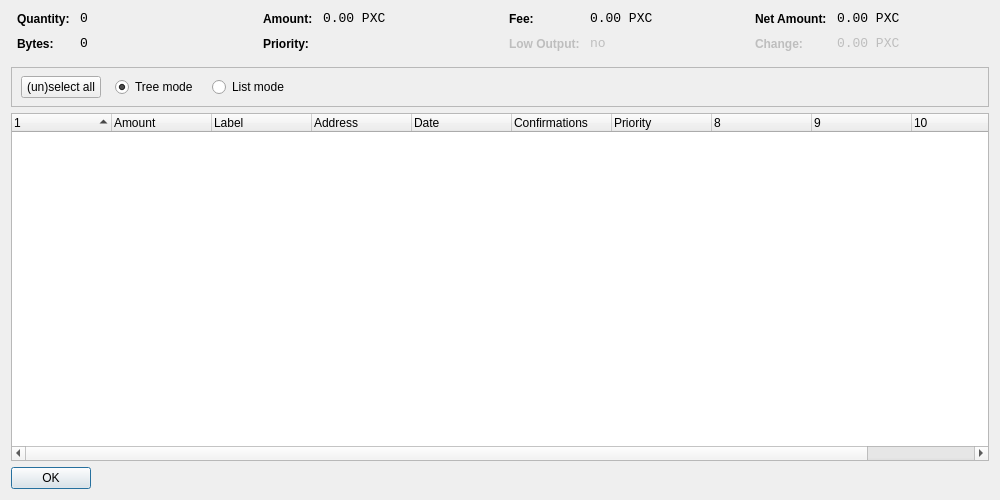
<?xml version="1.0" encoding="UTF-8"?>
<ui version="4.0">
 <class>CoinControl</class>
 <widget class="QDialog" name="CoinControl">
  <property name="geometry">
   <rect>
    <x>0</x>
    <y>0</y>
    <width>1000</width>
    <height>500</height>
   </rect>
  </property>
  <property name="windowTitle">
   <string>Coin Control</string>
  </property>
  <layout class="QVBoxLayout" name="verticalLayout">
   <item>
    <layout class="QHBoxLayout" name="horizontalLayoutTop" stretch="0,0,0,0">
     <property name="topMargin">
      <number>0</number>
     </property>
     <property name="bottomMargin">
      <number>10</number>
     </property>
     <item>
      <layout class="QFormLayout" name="formLayoutCoinControl1">
       <property name="horizontalSpacing">
        <number>10</number>
       </property>
       <property name="verticalSpacing">
        <number>10</number>
       </property>
       <property name="leftMargin">
        <number>6</number>
       </property>
       <property name="rightMargin">
        <number>6</number>
       </property>
       <item row="0" column="0">
        <widget class="QLabel" name="labelCoinControlQuantityText">
         <property name="styleSheet">
          <string notr="true">font-weight:bold;</string>
         </property>
         <property name="text">
          <string>Quantity:</string>
         </property>
        </widget>
       </item>
       <item row="0" column="1">
        <widget class="QLabel" name="labelCoinControlQuantity">
         <property name="font">
          <font>
           <family>Monospace</family>
           <pointsize>10</pointsize>
          </font>
         </property>
         <property name="cursor">
          <cursorShape>IBeamCursor</cursorShape>
         </property>
         <property name="contextMenuPolicy">
          <enum>Qt::ActionsContextMenu</enum>
         </property>
         <property name="text">
          <string notr="true">0</string>
         </property>
         <property name="textInteractionFlags">
          <set>Qt::LinksAccessibleByMouse|Qt::TextSelectableByKeyboard|Qt::TextSelectableByMouse</set>
         </property>
        </widget>
       </item>
       <item row="1" column="0">
        <widget class="QLabel" name="labelCoinControlBytesText">
         <property name="styleSheet">
          <string notr="true">font-weight:bold;</string>
         </property>
         <property name="text">
          <string>Bytes:</string>
         </property>
        </widget>
       </item>
       <item row="1" column="1">
        <widget class="QLabel" name="labelCoinControlBytes">
         <property name="font">
          <font>
           <family>Monospace</family>
           <pointsize>10</pointsize>
          </font>
         </property>
         <property name="cursor">
          <cursorShape>IBeamCursor</cursorShape>
         </property>
         <property name="contextMenuPolicy">
          <enum>Qt::ActionsContextMenu</enum>
         </property>
         <property name="text">
          <string notr="true">0</string>
         </property>
         <property name="textInteractionFlags">
          <set>Qt::LinksAccessibleByMouse|Qt::TextSelectableByKeyboard|Qt::TextSelectableByMouse</set>
         </property>
        </widget>
       </item>
      </layout>
     </item>
     <item>
      <layout class="QFormLayout" name="formLayoutCoinControl2">
       <property name="horizontalSpacing">
        <number>10</number>
       </property>
       <property name="verticalSpacing">
        <number>10</number>
       </property>
       <property name="leftMargin">
        <number>6</number>
       </property>
       <property name="rightMargin">
        <number>6</number>
       </property>
       <item row="0" column="0">
        <widget class="QLabel" name="labelCoinControlAmountText">
         <property name="styleSheet">
          <string notr="true">font-weight:bold;</string>
         </property>
         <property name="text">
          <string>Amount:</string>
         </property>
        </widget>
       </item>
       <item row="0" column="1">
        <widget class="QLabel" name="labelCoinControlAmount">
         <property name="font">
          <font>
           <family>Monospace</family>
           <pointsize>10</pointsize>
          </font>
         </property>
         <property name="cursor">
          <cursorShape>IBeamCursor</cursorShape>
         </property>
         <property name="contextMenuPolicy">
          <enum>Qt::ActionsContextMenu</enum>
         </property>
         <property name="text">
          <string notr="true">0.00 PXC</string>
         </property>
         <property name="textInteractionFlags">
          <set>Qt::LinksAccessibleByMouse|Qt::TextSelectableByKeyboard|Qt::TextSelectableByMouse</set>
         </property>
        </widget>
       </item>
       <item row="1" column="0">
        <widget class="QLabel" name="labelCoinControlPriorityText">
         <property name="styleSheet">
          <string notr="true">font-weight:bold;</string>
         </property>
         <property name="text">
          <string>Priority:</string>
         </property>
        </widget>
       </item>
       <item row="1" column="1">
        <widget class="QLabel" name="labelCoinControlPriority">
         <property name="font">
          <font>
           <family>Monospace</family>
           <pointsize>10</pointsize>
          </font>
         </property>
         <property name="cursor">
          <cursorShape>IBeamCursor</cursorShape>
         </property>
         <property name="contextMenuPolicy">
          <enum>Qt::ActionsContextMenu</enum>
         </property>
         <property name="text">
          <string/>
         </property>
         <property name="textInteractionFlags">
          <set>Qt::LinksAccessibleByMouse|Qt::TextSelectableByKeyboard|Qt::TextSelectableByMouse</set>
         </property>
        </widget>
       </item>
      </layout>
     </item>
     <item>
      <layout class="QFormLayout" name="formLayoutCoinControl3">
       <property name="horizontalSpacing">
        <number>10</number>
       </property>
       <property name="verticalSpacing">
        <number>10</number>
       </property>
       <property name="leftMargin">
        <number>6</number>
       </property>
       <property name="rightMargin">
        <number>6</number>
       </property>
       <item row="0" column="0">
        <widget class="QLabel" name="labelCoinControlFeeText">
         <property name="styleSheet">
          <string notr="true">font-weight:bold;</string>
         </property>
         <property name="text">
          <string>Fee:</string>
         </property>
        </widget>
       </item>
       <item row="0" column="1">
        <widget class="QLabel" name="labelCoinControlFee">
         <property name="font">
          <font>
           <family>Monospace</family>
           <pointsize>10</pointsize>
          </font>
         </property>
         <property name="cursor">
          <cursorShape>IBeamCursor</cursorShape>
         </property>
         <property name="contextMenuPolicy">
          <enum>Qt::ActionsContextMenu</enum>
         </property>
         <property name="text">
          <string notr="true">0.00 PXC</string>
         </property>
         <property name="textInteractionFlags">
          <set>Qt::LinksAccessibleByMouse|Qt::TextSelectableByKeyboard|Qt::TextSelectableByMouse</set>
         </property>
        </widget>
       </item>
       <item row="1" column="0">
        <widget class="QLabel" name="labelCoinControlLowOutputText">
         <property name="enabled">
          <bool>false</bool>
         </property>
         <property name="styleSheet">
          <string notr="true">font-weight:bold;</string>
         </property>
         <property name="text">
          <string>Low Output:</string>
         </property>
        </widget>
       </item>
       <item row="1" column="1">
        <widget class="QLabel" name="labelCoinControlLowOutput">
         <property name="enabled">
          <bool>false</bool>
         </property>
         <property name="font">
          <font>
           <family>Monospace</family>
           <pointsize>10</pointsize>
          </font>
         </property>
         <property name="cursor">
          <cursorShape>IBeamCursor</cursorShape>
         </property>
         <property name="contextMenuPolicy">
          <enum>Qt::ActionsContextMenu</enum>
         </property>
         <property name="text">
          <string>no</string>
         </property>
         <property name="textInteractionFlags">
          <set>Qt::LinksAccessibleByMouse|Qt::TextSelectableByKeyboard|Qt::TextSelectableByMouse</set>
         </property>
        </widget>
       </item>
      </layout>
     </item>
     <item>
      <layout class="QFormLayout" name="formLayoutCoinControl4">
       <property name="horizontalSpacing">
        <number>10</number>
       </property>
       <property name="verticalSpacing">
        <number>10</number>
       </property>
       <property name="leftMargin">
        <number>6</number>
       </property>
       <property name="rightMargin">
        <number>6</number>
       </property>
       <item row="0" column="0">
        <widget class="QLabel" name="labelCoinControlNetAmountText">
         <property name="styleSheet">
          <string notr="true">font-weight:bold;</string>
         </property>
         <property name="text">
          <string>Net Amount:</string>
         </property>
        </widget>
       </item>
       <item row="0" column="1">
        <widget class="QLabel" name="labelCoinControlNetAmount">
         <property name="font">
          <font>
           <family>Monospace</family>
           <pointsize>10</pointsize>
          </font>
         </property>
         <property name="cursor">
          <cursorShape>IBeamCursor</cursorShape>
         </property>
         <property name="contextMenuPolicy">
          <enum>Qt::ActionsContextMenu</enum>
         </property>
         <property name="text">
          <string notr="true">0.00 PXC</string>
         </property>
         <property name="textInteractionFlags">
          <set>Qt::LinksAccessibleByMouse|Qt::TextSelectableByKeyboard|Qt::TextSelectableByMouse</set>
         </property>
        </widget>
       </item>
       <item row="1" column="0">
        <widget class="QLabel" name="labelCoinControlChangeText">
         <property name="enabled">
          <bool>false</bool>
         </property>
         <property name="styleSheet">
          <string notr="true">font-weight:bold;</string>
         </property>
         <property name="text">
          <string>Change:</string>
         </property>
        </widget>
       </item>
       <item row="1" column="1">
        <widget class="QLabel" name="labelCoinControlChange">
         <property name="enabled">
          <bool>false</bool>
         </property>
         <property name="font">
          <font>
           <family>Monospace</family>
           <pointsize>10</pointsize>
          </font>
         </property>
         <property name="cursor">
          <cursorShape>IBeamCursor</cursorShape>
         </property>
         <property name="contextMenuPolicy">
          <enum>Qt::ActionsContextMenu</enum>
         </property>
         <property name="text">
          <string notr="true">0.00 PXC</string>
         </property>
         <property name="textInteractionFlags">
          <set>Qt::LinksAccessibleByMouse|Qt::TextSelectableByKeyboard|Qt::TextSelectableByMouse</set>
         </property>
        </widget>
       </item>
      </layout>
     </item>
    </layout>
   </item>
   <item>
    <widget class="QFrame" name="frame">
     <property name="minimumSize">
      <size>
       <width>0</width>
       <height>40</height>
      </size>
     </property>
     <property name="frameShape">
      <enum>QFrame::StyledPanel</enum>
     </property>
     <property name="frameShadow">
      <enum>QFrame::Sunken</enum>
     </property>
     <widget class="QWidget" name="horizontalLayoutWidget">
      <property name="geometry">
       <rect>
        <x>10</x>
        <y>0</y>
        <width>781</width>
        <height>41</height>
       </rect>
      </property>
      <layout class="QHBoxLayout" name="horizontalLayoutPanel" stretch="0,0,0,0,0">
       <property name="spacing">
        <number>14</number>
       </property>
       <item>
        <widget class="QPushButton" name="pushButtonSelectAll">
         <property name="sizePolicy">
          <sizepolicy hsizetype="Maximum" vsizetype="Fixed">
           <horstretch>0</horstretch>
           <verstretch>0</verstretch>
          </sizepolicy>
         </property>
         <property name="text">
          <string>(un)select all</string>
         </property>
        </widget>
       </item>
       <item>
        <widget class="QRadioButton" name="radioTreeMode">
         <property name="sizePolicy">
          <sizepolicy hsizetype="Maximum" vsizetype="Fixed">
           <horstretch>0</horstretch>
           <verstretch>0</verstretch>
          </sizepolicy>
         </property>
         <property name="text">
          <string>Tree mode</string>
         </property>
         <property name="checked">
          <bool>true</bool>
         </property>
        </widget>
       </item>
       <item>
        <widget class="QRadioButton" name="radioListMode">
         <property name="sizePolicy">
          <sizepolicy hsizetype="Maximum" vsizetype="Fixed">
           <horstretch>0</horstretch>
           <verstretch>0</verstretch>
          </sizepolicy>
         </property>
         <property name="text">
          <string>List mode</string>
         </property>
        </widget>
       </item>
       <item>
        <spacer name="horizontalSpacer">
         <property name="orientation">
          <enum>Qt::Horizontal</enum>
         </property>
         <property name="sizeHint" stdset="0">
          <size>
           <width>40</width>
           <height>20</height>
          </size>
         </property>
        </spacer>
       </item>
      </layout>
     </widget>
    </widget>
   </item>
   <item>
    <widget class="CoinControlTreeWidget" name="treeWidget">
     <property name="contextMenuPolicy">
      <enum>Qt::CustomContextMenu</enum>
     </property>
     <property name="sortingEnabled">
      <bool>false</bool>
     </property>
     <property name="columnCount">
      <number>11</number>
     </property>
     <attribute name="headerShowSortIndicator" stdset="0">
      <bool>true</bool>
     </attribute>
     <attribute name="headerStretchLastSection">
      <bool>false</bool>
     </attribute>
     <column>
      <property name="text">
       <string/>
      </property>
     </column>
     <column>
      <property name="text">
       <string>Amount</string>
      </property>
     </column>
     <column>
      <property name="text">
       <string notr="true">Label</string>
      </property>
     </column>
     <column>
      <property name="text">
       <string>Address</string>
      </property>
     </column>
     <column>
      <property name="text">
       <string>Date</string>
      </property>
     </column>
     <column>
      <property name="text">
       <string>Confirmations</string>
      </property>
      <property name="toolTip">
       <string>Confirmed</string>
      </property>
     </column>
     <column>
      <property name="text">
       <string>Priority</string>
      </property>
     </column>
     <column>
      <property name="text">
       <string/>
      </property>
     </column>
     <column>
      <property name="text">
       <string/>
      </property>
     </column>
     <column>
      <property name="text">
       <string/>
      </property>
     </column>
     <column>
      <property name="text">
       <string/>
      </property>
     </column>
    </widget>
   </item>
   <item>
    <widget class="QDialogButtonBox" name="buttonBox">
     <property name="sizePolicy">
      <sizepolicy hsizetype="Maximum" vsizetype="Fixed">
       <horstretch>0</horstretch>
       <verstretch>0</verstretch>
      </sizepolicy>
     </property>
     <property name="orientation">
      <enum>Qt::Horizontal</enum>
     </property>
     <property name="standardButtons">
      <set>QDialogButtonBox::Ok</set>
     </property>
    </widget>
   </item>
  </layout>
 </widget>
 <customwidgets>
  <customwidget>
   <class>CoinControlTreeWidget</class>
   <extends>QTreeWidget</extends>
  </customwidget>
 </customwidgets>
 <resources/>
 <connections/>
</ui>
